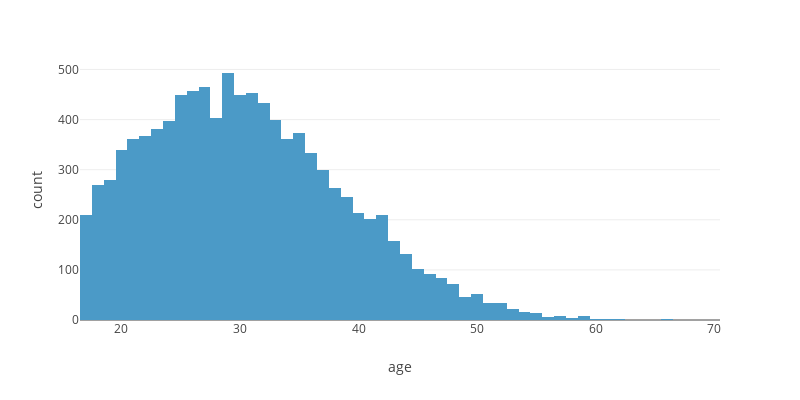

Notebook code cell kept with this figure:
### Markdown cell above
Looks like the country feature would be a good fit in our model as Germany/UK indeed have significantly higher conversion rate than that of China. Let's now look at the age

### Code cell
# Quick look at the distribution of the variable 'age'
fig = px.histogram(data_sample, x="age",width=800, height=400)
fig.show()

### Figure 1 — Plotly figure (JSON) as saved in the notebook; plotly's stock layout.template omitted (floating-point values rounded to 4 significant figures; data arrays with more than 128 entries replaced by an {"elided": "..."} marker saying what was removed)
{"data": [{"alignmentgroup": "True", "bingroup": "x", "hovertemplate": "age=%{x}<br>count=%{y}<extra></extra>", "legendgroup": "", "marker": {"color": "#4B9AC7"}, "name": "", "offsetgroup": "", "orientation": "v", "showlegend": false, "type": "histogram", "x": {"elided": "10000 int values"}, "xaxis": "x", "yaxis": "y"}], "layout": {"barmode": "relative", "height": 400, "legend": {"tracegroupgap": 0}, "margin": {"t": 60}, "width": 800, "xaxis": {"anchor": "y", "domain": [0, 1], "title": {"text": "age"}}, "yaxis": {"anchor": "x", "domain": [0, 1], "title": {"text": "count"}}}}
